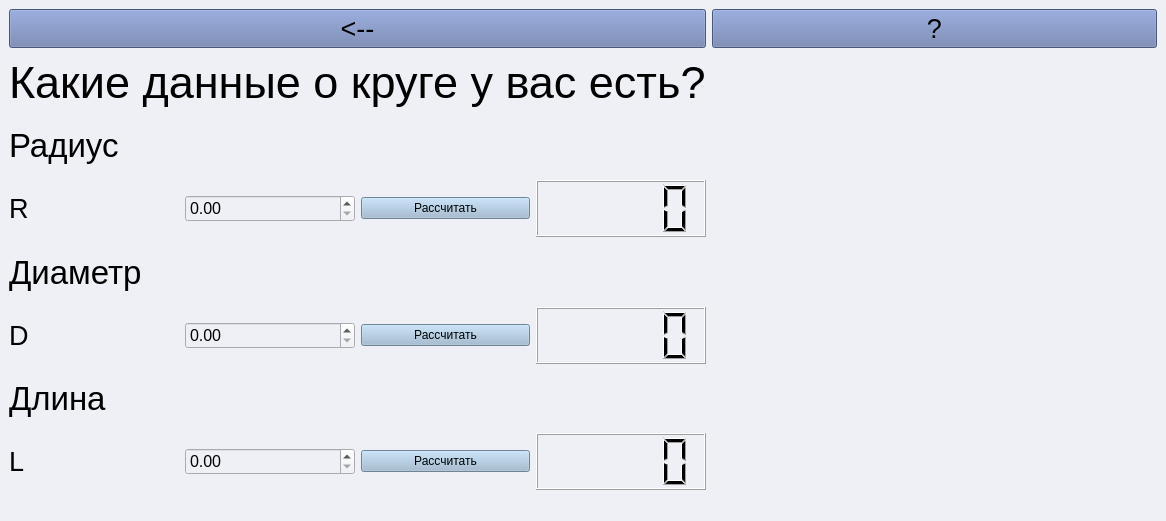
<?xml version="1.0" encoding="UTF-8"?>
<ui version="4.0">
 <class>MainWindow</class>
 <widget class="QMainWindow" name="MainWindow">
  <property name="geometry">
   <rect>
    <x>0</x>
    <y>0</y>
    <width>1166</width>
    <height>521</height>
   </rect>
  </property>
  <property name="windowTitle">
   <string>MainWindow</string>
  </property>
  <property name="styleSheet">
   <string notr="true">background-color: rgb(238, 240, 246)

</string>
  </property>
  <widget class="QWidget" name="centralwidget">
   <layout class="QGridLayout" name="gridLayout">
    <item row="1" column="0">
     <layout class="QVBoxLayout" name="verticalLayout">
      <item>
       <widget class="QLabel" name="label_2">
        <property name="font">
         <font>
          <pointsize>34</pointsize>
         </font>
        </property>
        <property name="styleSheet">
         <string notr="true">color: rgb(0, 0, 0);</string>
        </property>
        <property name="text">
         <string>Какие данные о круге у вас есть?</string>
        </property>
       </widget>
      </item>
      <item>
       <widget class="QLabel" name="label_3">
        <property name="font">
         <font>
          <pointsize>25</pointsize>
         </font>
        </property>
        <property name="styleSheet">
         <string notr="true">color: rgb(0, 0, 0);</string>
        </property>
        <property name="text">
         <string>Радиус</string>
        </property>
       </widget>
      </item>
      <item>
       <layout class="QHBoxLayout" name="horizontalLayout">
        <item>
         <widget class="QLabel" name="label_6">
          <property name="font">
           <font>
            <pointsize>20</pointsize>
           </font>
          </property>
          <property name="styleSheet">
           <string notr="true">color: rgb(0, 0, 0);</string>
          </property>
          <property name="text">
           <string>R</string>
          </property>
         </widget>
        </item>
        <item>
         <widget class="QDoubleSpinBox" name="radius_r">
          <property name="font">
           <font>
            <pointsize>12</pointsize>
           </font>
          </property>
          <property name="styleSheet">
           <string notr="true">color: rgb(0, 0, 0);</string>
          </property>
          <property name="maximum">
           <double>9999999999.989999771118164</double>
          </property>
         </widget>
        </item>
        <item>
         <widget class="QPushButton" name="radius_run">
          <property name="styleSheet">
           <string notr="true">background-color: rgb(156, 185, 209)</string>
          </property>
          <property name="text">
           <string>Рассчитать</string>
          </property>
         </widget>
        </item>
        <item>
         <widget class="QLCDNumber" name="radius_ans"/>
        </item>
       </layout>
      </item>
      <item>
       <widget class="QLabel" name="label_4">
        <property name="font">
         <font>
          <pointsize>25</pointsize>
         </font>
        </property>
        <property name="styleSheet">
         <string notr="true">color: rgb(0, 0, 0);</string>
        </property>
        <property name="text">
         <string>Диаметр </string>
        </property>
       </widget>
      </item>
      <item>
       <layout class="QHBoxLayout" name="horizontalLayout_2">
        <item>
         <widget class="QLabel" name="label_5">
          <property name="font">
           <font>
            <pointsize>20</pointsize>
           </font>
          </property>
          <property name="styleSheet">
           <string notr="true">color: rgb(0, 0, 0);</string>
          </property>
          <property name="text">
           <string>D</string>
          </property>
         </widget>
        </item>
        <item>
         <widget class="QDoubleSpinBox" name="diametr_d">
          <property name="font">
           <font>
            <pointsize>12</pointsize>
           </font>
          </property>
          <property name="styleSheet">
           <string notr="true">color: rgb(0, 0, 0);</string>
          </property>
          <property name="maximum">
           <double>9999999999.989999771118164</double>
          </property>
         </widget>
        </item>
        <item>
         <widget class="QPushButton" name="diametr_run">
          <property name="styleSheet">
           <string notr="true">background-color: rgb(156, 185, 209)</string>
          </property>
          <property name="text">
           <string>Рассчитать</string>
          </property>
         </widget>
        </item>
        <item>
         <widget class="QLCDNumber" name="diametr_ans"/>
        </item>
       </layout>
      </item>
      <item>
       <widget class="QLabel" name="label">
        <property name="font">
         <font>
          <pointsize>25</pointsize>
         </font>
        </property>
        <property name="styleSheet">
         <string notr="true">color: rgb(0, 0, 0);</string>
        </property>
        <property name="text">
         <string>Длина</string>
        </property>
       </widget>
      </item>
      <item>
       <layout class="QHBoxLayout" name="horizontalLayout_3">
        <item>
         <widget class="QLabel" name="label_7">
          <property name="font">
           <font>
            <pointsize>20</pointsize>
           </font>
          </property>
          <property name="styleSheet">
           <string notr="true">color: rgb(0, 0, 0);</string>
          </property>
          <property name="text">
           <string>L</string>
          </property>
         </widget>
        </item>
        <item>
         <widget class="QDoubleSpinBox" name="len_L">
          <property name="font">
           <font>
            <pointsize>12</pointsize>
           </font>
          </property>
          <property name="styleSheet">
           <string notr="true">color: rgb(0, 0, 0);</string>
          </property>
          <property name="maximum">
           <double>99999999999.990005493164063</double>
          </property>
         </widget>
        </item>
        <item>
         <widget class="QPushButton" name="len_run">
          <property name="styleSheet">
           <string notr="true">background-color: rgb(156, 185, 209)</string>
          </property>
          <property name="text">
           <string>Рассчитать</string>
          </property>
         </widget>
        </item>
        <item>
         <widget class="QLCDNumber" name="len_ans"/>
        </item>
       </layout>
      </item>
     </layout>
    </item>
    <item row="1" column="1">
     <layout class="QVBoxLayout" name="verticalLayout_2">
      <item>
       <widget class="QLabel" name="circle">
        <property name="text">
         <string/>
        </property>
       </widget>
      </item>
     </layout>
    </item>
    <item row="0" column="0">
     <widget class="QPushButton" name="back">
      <property name="font">
       <font>
        <pointsize>20</pointsize>
       </font>
      </property>
      <property name="styleSheet">
       <string notr="true">background-color: rgb(103, 122, 172);</string>
      </property>
      <property name="text">
       <string>&lt;--</string>
      </property>
     </widget>
    </item>
    <item row="0" column="1">
     <widget class="QPushButton" name="question">
      <property name="font">
       <font>
        <pointsize>20</pointsize>
       </font>
      </property>
      <property name="styleSheet">
       <string notr="true">background-color: rgb(103, 122, 172);</string>
      </property>
      <property name="text">
       <string>?</string>
      </property>
     </widget>
    </item>
   </layout>
  </widget>
  <widget class="QMenuBar" name="menubar">
   <property name="geometry">
    <rect>
     <x>0</x>
     <y>0</y>
     <width>1166</width>
     <height>26</height>
    </rect>
   </property>
  </widget>
  <widget class="QStatusBar" name="statusbar"/>
 </widget>
 <resources/>
 <connections/>
</ui>
